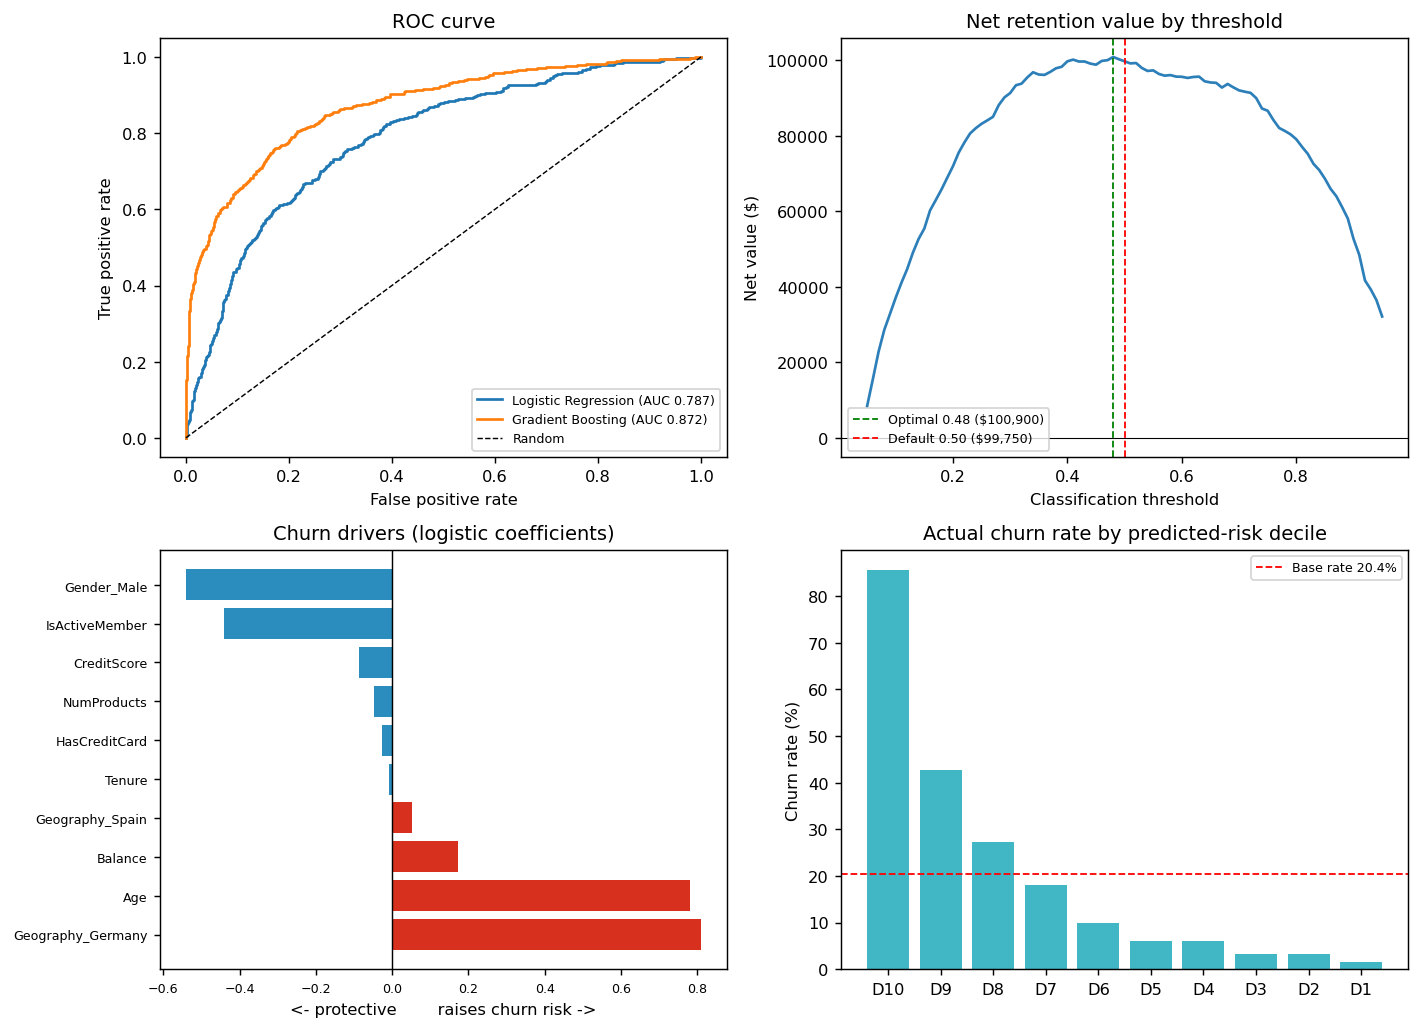

The script that saved this image:
"""
Retail Banking Customer Churn — Prediction & Retention Targeting
Shequita Stevenson

Dataset: public 10,000-customer retail bank churn dataset.
Goal is NOT "get the highest accuracy". Goal is: decide WHO the retention team
should call, and prove that calling them makes money.
"""

import numpy as np
import pandas as pd
import matplotlib
matplotlib.use("Agg")
import matplotlib.pyplot as plt

from sklearn.model_selection import train_test_split, StratifiedKFold, cross_val_score
from sklearn.pipeline import Pipeline
from sklearn.compose import ColumnTransformer
from sklearn.preprocessing import StandardScaler, OneHotEncoder
from sklearn.linear_model import LogisticRegression
from sklearn.ensemble import HistGradientBoostingClassifier
from sklearn.metrics import (roc_auc_score, average_precision_score, roc_curve,
                             precision_recall_curve, classification_report,
                             confusion_matrix)

RNG = 42
plt.rcParams.update({"figure.dpi": 130, "font.size": 9})

# ----------------------------------------------------------------------
# 1. LOAD
# ----------------------------------------------------------------------
df = pd.read_csv("data/bank_churn.csv")
df = df.rename(columns={
    "Num Of Products": "NumProducts",
    "Has Credit Card": "HasCreditCard",
    "Is Active Member": "IsActiveMember",
    "Estimated Salary": "EstimatedSalary",
})
df = df.drop(columns=["CustomerId", "Surname"])  # identifiers, not features

print("=" * 70)
print("SECTION 1 — DATA")
print("=" * 70)
print(f"Rows: {len(df):,}   Columns: {df.shape[1]}   Nulls: {df.isna().sum().sum()}")
base_rate = df["Churn"].mean()
print(f"Churn rate: {base_rate:.1%}")
print(f"\nNOTE: a model that predicts 'nobody churns' is {1-base_rate:.1%} accurate")
print("and worth exactly zero dollars. Accuracy is the wrong metric here.")

# ----------------------------------------------------------------------
# 2. WHO CHURNS — segment analysis
# ----------------------------------------------------------------------
print("\n" + "=" * 70)
print("SECTION 2 — WHO CHURNS")
print("=" * 70)

def seg(col, label=None):
    t = df.groupby(col, observed=True)["Churn"].agg(["mean", "size"])
    t.columns = ["churn_rate", "customers"]
    t["churn_rate"] = (t["churn_rate"] * 100).round(1)
    t["lift_vs_base"] = (t["churn_rate"] / (base_rate * 100)).round(2)
    print(f"\n--- {label or col}")
    print(t.to_string())
    return t

df["AgeBand"] = pd.cut(df["Age"], [17, 30, 40, 50, 60, 100],
                       labels=["18-30", "31-40", "41-50", "51-60", "60+"])
df["BalanceBand"] = pd.cut(df["Balance"], [-1, 0.01, 50000, 100000, 150000, 1e9],
                           labels=["Zero", "<50k", "50-100k", "100-150k", "150k+"])

seg("IsActiveMember", "Active member (digital/product engagement)")
seg("NumProducts", "Number of products held")
seg("AgeBand", "Age band")
seg("Geography", "Geography")
seg("Gender", "Gender")
seg("BalanceBand", "Balance band")

# ----------------------------------------------------------------------
# 3. FEATURES + MODELS
# ----------------------------------------------------------------------
print("\n" + "=" * 70)
print("SECTION 3 — MODELING")
print("=" * 70)

X = df.drop(columns=["Churn", "AgeBand", "BalanceBand"])
y = df["Churn"]

cat = ["Geography", "Gender"]
num = [c for c in X.columns if c not in cat]

X_tr, X_te, y_tr, y_te = train_test_split(
    X, y, test_size=0.25, stratify=y, random_state=RNG)
print(f"Train {len(X_tr):,} / Test {len(X_te):,} (stratified)")

pre = ColumnTransformer([
    ("num", StandardScaler(), num),
    ("cat", OneHotEncoder(drop="first", handle_unknown="ignore"), cat),
])

models = {
    "Logistic Regression": Pipeline([
        ("pre", pre),
        ("clf", LogisticRegression(max_iter=1000, class_weight="balanced",
                                   random_state=RNG)),
    ]),
    "Gradient Boosting": Pipeline([
        ("pre", pre),
        ("clf", HistGradientBoostingClassifier(
            max_iter=300, learning_rate=0.06, max_leaf_nodes=15,
            class_weight="balanced", random_state=RNG)),
    ]),
}

results = {}
cv = StratifiedKFold(5, shuffle=True, random_state=RNG)
for name, pipe in models.items():
    cv_auc = cross_val_score(pipe, X_tr, y_tr, cv=cv, scoring="roc_auc")
    pipe.fit(X_tr, y_tr)
    p = pipe.predict_proba(X_te)[:, 1]
    results[name] = {
        "pipe": pipe, "proba": p,
        "auc": roc_auc_score(y_te, p),
        "ap": average_precision_score(y_te, p),
        "cv": cv_auc,
    }
    print(f"\n{name}")
    print(f"  CV ROC-AUC (5-fold) : {cv_auc.mean():.3f} (+/- {cv_auc.std():.3f})")
    print(f"  Test ROC-AUC        : {results[name]['auc']:.3f}")
    print(f"  Test PR-AUC         : {results[name]['ap']:.3f}  (baseline = {base_rate:.3f})")

best_name = max(results, key=lambda k: results[k]["auc"])
best = results[best_name]
print(f"\n>> Selected: {best_name}")

# Coefficients from the logistic model — this is the "why", and it is what you
# explain to a retention manager who does not care about gradient boosting.
lr = results["Logistic Regression"]["pipe"]
feat_names = (num + list(lr.named_steps["pre"]
              .named_transformers_["cat"].get_feature_names_out(cat)))
coefs = pd.Series(lr.named_steps["clf"].coef_[0], index=feat_names)
odds = np.exp(coefs).round(2)
drivers = pd.DataFrame({"coef": coefs.round(3), "odds_ratio": odds}) \
            .sort_values("coef", ascending=False)
print("\nChurn drivers (logistic regression, standardized):")
print("odds_ratio > 1 = raises churn odds;  < 1 = protective")
print(drivers.to_string())

# Permutation importance on the selected model
from sklearn.inspection import permutation_importance
perm = permutation_importance(best["pipe"], X_te, y_te, n_repeats=10,
                              random_state=RNG, scoring="roc_auc")
imp = pd.Series(perm.importances_mean, index=X.columns).sort_values(ascending=False)
print(f"\nPermutation importance ({best_name}, drop in test ROC-AUC):")
print(imp.round(4).to_string())

# ----------------------------------------------------------------------
# 4. THE PART THAT MATTERS — what threshold, and does it pay?
# ----------------------------------------------------------------------
print("\n" + "=" * 70)
print("SECTION 4 — COST-BENEFIT: WHERE DO WE SET THE THRESHOLD?")
print("=" * 70)

# Assumptions. These are stated, not hidden, and every one of them is arguable.
OFFER_COST   = 100    # $ cost of the retention intervention per customer contacted
CLV          = 1500   # $ value of retaining a customer for the next period
SAVE_RATE    = 0.30   # % of genuinely-at-risk customers the offer actually saves

print(f"""Assumptions (change these and the answer changes — that is the point):
  Retention offer cost      : ${OFFER_COST} per customer contacted
  Customer lifetime value   : ${CLV}
  Offer success rate        : {SAVE_RATE:.0%} of true churners contacted are saved

Economics per contacted customer:
  True churner  -> spend ${OFFER_COST}, save them {SAVE_RATE:.0%} of the time
                   => expected value = {SAVE_RATE} x ${CLV} - ${OFFER_COST} = ${SAVE_RATE*CLV - OFFER_COST:,.0f}
  Non-churner   -> spend ${OFFER_COST} on someone who was never leaving
                   => expected value = -${OFFER_COST}
""")

proba = best["proba"]
rows = []
for t in np.arange(0.05, 0.96, 0.01):
    pred = (proba >= t).astype(int)
    tn, fp, fn, tp = confusion_matrix(y_te, pred).ravel()
    contacted = tp + fp
    net = tp * (SAVE_RATE * CLV - OFFER_COST) - fp * OFFER_COST
    rows.append({
        "threshold": round(t, 2),
        "contacted": contacted,
        "true_churners_caught": tp,
        "churners_missed": fn,
        "wasted_contacts": fp,
        "precision": tp / contacted if contacted else 0,
        "recall": tp / (tp + fn),
        "net_value": net,
    })
econ = pd.DataFrame(rows)

best_row = econ.loc[econ["net_value"].idxmax()]
default_row = econ.loc[(econ["threshold"] - 0.50).abs().idxmin()]
n_test = len(y_te)

print("Net value by threshold (test set, n = {:,}):".format(n_test))
print(econ[econ["threshold"].isin([0.10,0.20,0.30,0.40,0.50,0.60,0.70,0.80,0.90])]
      .to_string(index=False, float_format=lambda v: f"{v:,.2f}"))

print(f"""
>> OPTIMAL THRESHOLD: {best_row.threshold:.2f}
   Contact {int(best_row.contacted):,} of {n_test:,} customers ({best_row.contacted/n_test:.0%} of the book)
   Catch {int(best_row.true_churners_caught):,} of {int(best_row.true_churners_caught + best_row.churners_missed):,} churners (recall {best_row.recall:.0%})
   Precision {best_row.precision:.0%} — {int(best_row.wasted_contacts):,} contacts wasted on customers who would have stayed
   NET VALUE: ${best_row.net_value:,.0f}

>> The naive 0.50 cutoff most people ship:
   NET VALUE: ${default_row.net_value:,.0f}
   Difference: ${best_row.net_value - default_row.net_value:,.0f} on a {n_test:,}-customer test set.

>> Contacting EVERY customer indiscriminately:
   NET VALUE: ${(y_te.sum() * (SAVE_RATE*CLV - OFFER_COST) - (n_test - y_te.sum()) * OFFER_COST):,.0f}
""")

print("Classification report at the optimal threshold:")
print(classification_report(y_te, (proba >= best_row.threshold).astype(int),
                            target_names=["Stayed", "Churned"], digits=3))

# ----------------------------------------------------------------------
# 5. WHO TO CALL FIRST — decile table for the retention team
# ----------------------------------------------------------------------
print("=" * 70)
print("SECTION 5 — TARGETING LIST (what the retention team actually receives)")
print("=" * 70)

scored = X_te.copy()
scored["churn_prob"] = proba
scored["actual_churn"] = y_te.values
# qcut labels ascend with the value, so D1 = lowest risk, D10 = highest risk.
scored["decile"] = pd.qcut(scored["churn_prob"], 10,
                           labels=[f"D{i}" for i in range(1, 11)])

dec = scored.groupby("decile", observed=True).agg(
    customers=("actual_churn", "size"),
    actual_churn_rate=("actual_churn", "mean"),
    avg_predicted_prob=("churn_prob", "mean"),
    avg_balance=("Balance", "mean"),
    pct_active=("IsActiveMember", "mean"),
    avg_age=("Age", "mean"),
)
dec = dec.reindex([f"D{i}" for i in range(10, 0, -1)])  # highest risk first
dec["lift"] = (dec["actual_churn_rate"] / base_rate).round(2)
dec["actual_churn_rate"] = (dec["actual_churn_rate"] * 100).round(1)
dec["avg_predicted_prob"] = (dec["avg_predicted_prob"] * 100).round(1)
dec["pct_active"] = (dec["pct_active"] * 100).round(1)
dec["avg_balance"] = dec["avg_balance"].round(0)
dec["avg_age"] = dec["avg_age"].round(1)
print("\nD10 = HIGHEST predicted risk. 'lift' = multiple of the 20.4% base churn rate.")
print(dec.to_string())

captured = scored[scored["decile"].isin(["D10", "D9"])]["actual_churn"].sum()
print(f"\n>> The top 2 deciles are 20% of the book and contain "
      f"{captured / y_te.sum():.0%} of all churners.")

scored.sort_values("churn_prob", ascending=False).head(200) \
      .to_csv("figures/retention_call_list_top200.csv", index=False)

# ----------------------------------------------------------------------
# 6. FIGURES
# ----------------------------------------------------------------------
fig, ax = plt.subplots(2, 2, figsize=(11, 8))

a = ax[0, 0]
for n, r in results.items():
    fpr, tpr, _ = roc_curve(y_te, r["proba"])
    a.plot(fpr, tpr, label=f"{n} (AUC {r['auc']:.3f})")
a.plot([0, 1], [0, 1], "k--", lw=0.8, label="Random")
a.set_xlabel("False positive rate"); a.set_ylabel("True positive rate")
a.set_title("ROC curve"); a.legend(fontsize=7)

a = ax[0, 1]
a.plot(econ["threshold"], econ["net_value"], color="#2c7fb8")
a.axvline(best_row.threshold, color="green", ls="--", lw=1,
          label=f"Optimal {best_row.threshold:.2f} (${best_row.net_value:,.0f})")
a.axvline(0.50, color="red", ls="--", lw=1,
          label=f"Default 0.50 (${default_row.net_value:,.0f})")
a.axhline(0, color="k", lw=0.6)
a.set_xlabel("Classification threshold"); a.set_ylabel("Net value ($)")
a.set_title("Net retention value by threshold"); a.legend(fontsize=7)

a = ax[1, 0]
d = drivers.drop(index=[i for i in drivers.index if i == "EstimatedSalary"], errors="ignore")
colors = ["#d7301f" if v > 0 else "#2b8cbe" for v in d["coef"]]
a.barh(d.index, d["coef"], color=colors)
a.axvline(0, color="k", lw=0.8)
a.set_title("Churn drivers (logistic coefficients)")
a.set_xlabel("<- protective        raises churn risk ->")
a.tick_params(labelsize=7)

a = ax[1, 1]
a.bar(dec.index.astype(str), dec["actual_churn_rate"], color="#41b6c4")
a.axhline(base_rate * 100, color="red", ls="--", lw=1,
          label=f"Base rate {base_rate*100:.1f}%")
a.set_title("Actual churn rate by predicted-risk decile")
a.set_ylabel("Churn rate (%)"); a.legend(fontsize=7)

plt.tight_layout()
plt.savefig("figures/churn_analysis.png", bbox_inches="tight")
print("\nSaved: figures/churn_analysis.png")
print("Saved: figures/retention_call_list_top200.csv")

econ.to_csv("figures/threshold_economics.csv", index=False)
dec.to_csv("figures/risk_deciles.csv")
print("Saved: figures/threshold_economics.csv, figures/risk_deciles.csv")
